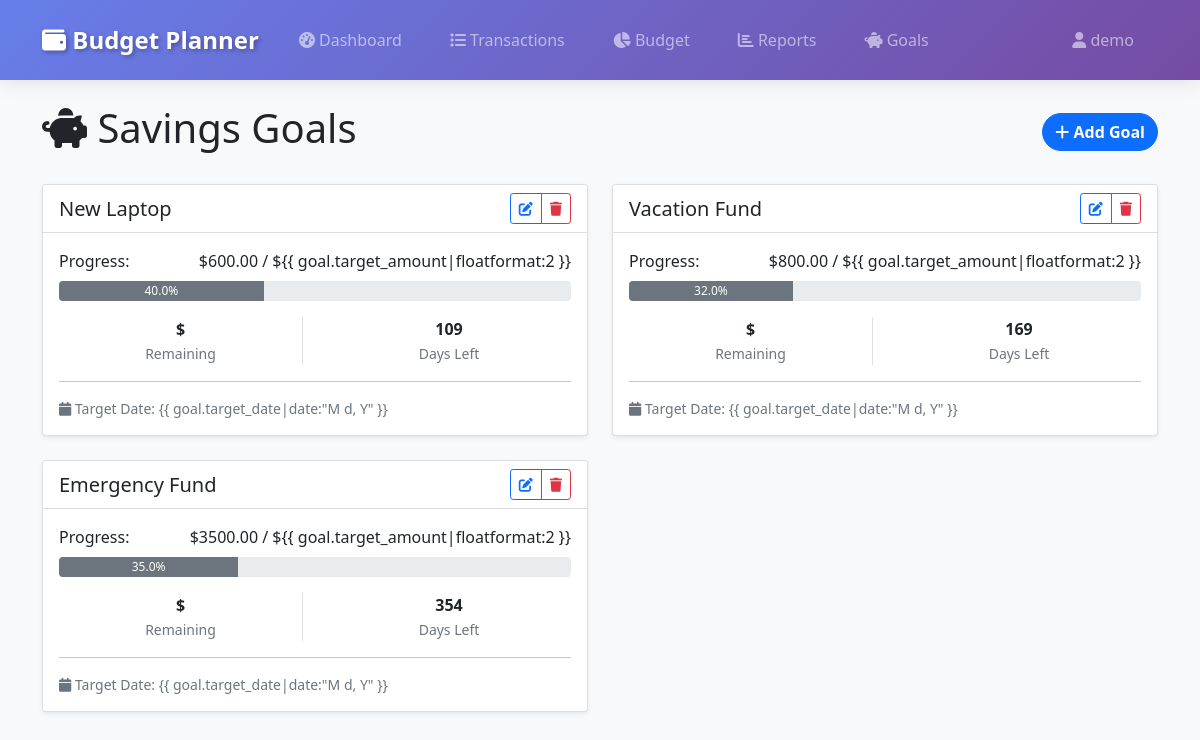
/savings-goals/ (signed in), run on the app's committed database.
### budget/models.py (models this page shows, shortened)
class SavingsGoal(models.Model):
    user = models.ForeignKey(User, on_delete=models.CASCADE, related_name='savings_goals')
    title = models.CharField(max_length=200)
    target_amount = models.DecimalField(
        max_digits=10,
        decimal_places=2,
        validators=[MinValueValidator(Decimal('0.01'))]
    )
    current_amount = models.DecimalField(
        max_digits=10,
        decimal_places=2,
        default=0,
        validators=[MinValueValidator(Decimal('0.00'))]
    )
    target_date = models.DateField()
    created_at = models.DateTimeField(auto_now_add=True)
    updated_at = models.DateTimeField(auto_now=True)
    @property
    def progress_percentage(self):
        if self.target_amount == 0:
            return 0
        return min((self.current_amount / self.target_amount) * 100, 100)
    @property
    def is_completed(self):
        return self.current_amount >= self.target_amount
    @property
    def days_remaining(self):
        today = datetime.date.today()
        if self.target_date <= today:
            return 0
        return (self.target_date - today).days

### budget/views.py (the view)
# urls.py: path('savings-goals/', views.savings_goals_view, name='savings_goals'),
@login_required
def savings_goals_view(request):
    savings_goals = SavingsGoal.objects.filter(user=request.user).order_by('-created_at')
    context = {
        'savings_goals': savings_goals,
    }
    return render(request, 'budget/savings_goals.html', context)

### templates/budget/savings_goals.html (shortened to what this page needs)
{% extends 'base.html' %}
{% load budget_extras %}
{% block content %}
<div class="d-flex justify-content-between align-items-center mb-4">
  <h1><i class="fas fa-piggy-bank"></i> Savings Goals</h1>
  <a href="{% url 'add_savings_goal' %}" class="btn btn-primary">
    <i class="fas fa-plus"></i> Add Goal
  </a>
</div>
<div class="row">
  {% if savings_goals %} {% for goal in savings_goals %}
  <div class="col-md-6 mb-4">
    <div class="card">
      <div
        class="card-header d-flex justify-content-between align-items-center"
      >
        <h5 class="mb-0">{{ goal.title }}</h5>
        <div class="btn-group btn-group-sm" role="group">
          <a
            href="{% url 'edit_savings_goal' goal.pk %}"
            class="btn btn-outline-primary btn-sm"
            title="Edit Goal"
          >
            <i class="fas fa-edit"></i>
          </a>
          <a
            href="{% url 'delete_savings_goal' goal.pk %}"
            class="btn btn-outline-danger btn-sm"
            title="Delete Goal"
          >
            <i class="fas fa-trash"></i>
          </a>
        </div>
      </div>
      <div class="card-body">
        <div class="d-flex justify-content-between mb-2">
          <span>Progress:</span>
          <span
            >${{ goal.current_amount|floatformat:2 }} / ${{
            goal.target_amount|floatformat:2 }}</span
          >
        </div>
        <div class="progress mb-3" style="height: 20px">
          <div
            class="progress-bar {% if goal.is_completed %}bg-success{% elif goal.progress_percentage > 75 %}bg-info{% elif goal.progress_percentage > 50 %}bg-warning{% else %}bg-secondary{% endif %}"
            role="progressbar"
            style="width: {% if goal.progress_percentage > 100 %}100{% else %}{{ goal.progress_percentage }}{% endif %}%"
            aria-valuenow="{{ goal.progress_percentage }}"
            aria-valuemin="0"
            aria-valuemax="100"
          >
            {{ goal.progress_percentage|floatformat:1 }}%
          </div>
        </div>
        <div class="row text-center">
          <div class="col-6">
            <div class="border-end">
              <strong>${{ goal.remaining_amount|floatformat:2 }}</strong>
              <br />
              <small class="text-muted">Remaining</small>
            </div>
          </div>
          <div class="col-6">
            <strong>{{ goal.days_remaining }}</strong>
            <br />
            <small class="text-muted">Days Left</small>
          </div>
        </div>
        <hr />
        <div class="small text-muted">
          <div>
            <i class="fas fa-calendar"></i> Target Date: {{
            goal.target_date|date:"M d, Y" }}
          </div>
        </div>
      </div>
    </div>
  </div>
  {% endfor %} {% endif %}
</div>
{% endblock %}

### templates/base.html (shortened to what this page needs)
<!DOCTYPE html>
<html lang="en">
<head>
    <link href="https://cdn.jsdelivr.net/npm/bootstrap@5.1.3/dist/css/bootstrap.min.css" rel="stylesheet">
    <link href="https://cdnjs.cloudflare.com/ajax/libs/font-awesome/6.0.0/css/all.min.css" rel="stylesheet">
    {% load static %}
    <link href="{% static 'css/style.css' %}" rel="stylesheet">
</head>
<body>
    <nav class="navbar navbar-expand-lg navbar-dark">
        <div class="container">
            <a class="navbar-brand" href="{% if user.is_authenticated %}{% url 'dashboard' %}{% else %}{% url 'landing' %}{% endif %}">
                <i class="fas fa-wallet"></i> Budget Planner
            </a>
            <div class="collapse navbar-collapse" id="navbarNav">
                {% if user.is_authenticated %}
                <ul class="navbar-nav me-auto">
                    <li class="nav-item">
                        <a class="nav-link" href="{% url 'dashboard' %}"><i class="fas fa-tachometer-alt"></i> Dashboard</a>
                    </li>
                    <li class="nav-item">
                        <a class="nav-link" href="{% url 'transaction_list' %}"><i class="fas fa-list"></i> Transactions</a>
                    </li>
                    <li class="nav-item">
                        <a class="nav-link" href="{% url 'budget_overview' %}"><i class="fas fa-chart-pie"></i> Budget</a>
                    </li>
                    <li class="nav-item">
                        <a class="nav-link" href="{% url 'reports_view' %}"><i class="fas fa-chart-bar"></i> Reports</a>
                    </li>
                    <li class="nav-item">
                        <a class="nav-link" href="{% url 'savings_goals' %}"><i class="fas fa-piggy-bank"></i> Goals</a>
                    </li>
                </ul>
                <ul class="navbar-nav">
                    <li class="nav-item dropdown">
                        <a class="nav-link dropdown-toggle" href="#" id="navbarDropdown" role="button" data-bs-toggle="dropdown" aria-expanded="false">
                            <i class="fas fa-user"></i> {{ user.username }}
                        </a>
                    </li>
                </ul>
                {% endif %}
            </div>
        </div>
    </nav>
    {% if not request.resolver_match.url_name == 'landing' %}
    <main class="container mt-4">
    {% else %}
    <main>
    {% endif %}
        {% block content %}
        {% endblock %}
    </main>
    {% load static %}
</body>
</html>

### static/css/style.css (style rules this page uses)
body { background-color: #f8f9fa; }
.navbar-brand { font-weight: bold; }
.card { box-shadow: 0 0.125rem 0.25rem rgba(0, 0, 0, 0.075); border: 1px solid rgba(0, 0, 0, 0.125); }
.card-header { background-color: #fff; border-bottom: 1px solid rgba(0, 0, 0, 0.125); }
.btn { border-radius: 0.375rem; }
.progress { height: 1rem; }
.dropdown-toggle::after { display: none; }
.nav-link.dropdown-toggle { position: relative; padding-right: 1.5rem; }
.nav-link.dropdown-toggle::after { content: "\f107"; font-family: "Font Awesome 5 Free"; font-weight: 900; position: absolute; right: 0.5rem; top: 50%; transform: translateY(-50%); transition: transform 0.3s ease; }

### templates/base.html (style rules this page uses)
.navbar { background: linear-gradient(135deg, #667eea 0%, #764ba2 100%) !important; backdrop-filter: blur(10px); box-shadow: 0 2px 20px rgba(0,0,0,0.1); padding: 1rem 0; }
.navbar-brand { font-weight: 700; font-size: 1.5rem; text-shadow: 2px 2px 4px rgba(0,0,0,0.3); }
.navbar-nav .nav-link { font-weight: 500; margin: 0 0.5rem; padding: 0.75rem 1rem !important; border-radius: 25px; transition: all 0.3s ease; position: relative; overflow: hidden; }
.navbar-nav .nav-link::before { content: ''; position: absolute; top: 0; left: -100%; width: 100%; height: 100%; background: linear-gradient(90deg, transparent, rgba(255,255,255,0.2), transparent); transition: left 0.5s ease; }
.navbar { position: relative; z-index: 1000; }
.navbar-nav .dropdown { position: static; }
.card { transition: transform 0.3s ease, box-shadow 0.3s ease; }
.btn { border-radius: 25px; font-weight: 600; transition: all 0.3s ease; position: relative; overflow: hidden; }
.btn::before { content: ''; position: absolute; top: 0; left: -100%; width: 100%; height: 100%; background: linear-gradient(90deg, transparent, rgba(255,255,255,0.2), transparent); transition: left 0.5s ease; }
main { min-height: calc(100vh - 200px); }

### data on the page
SavingsGoal: title "New Laptop", current_amount "600.00", progress_percentage "40.0", days_remaining "109"
SavingsGoal: title "Vacation Fund", current_amount "800.00", progress_percentage "32.0", days_remaining "169"
SavingsGoal: title "Emergency Fund", current_amount "3500.00", progress_percentage "35.0", days_remaining "354"

### other printed values
{{ user.username }} "demo"
